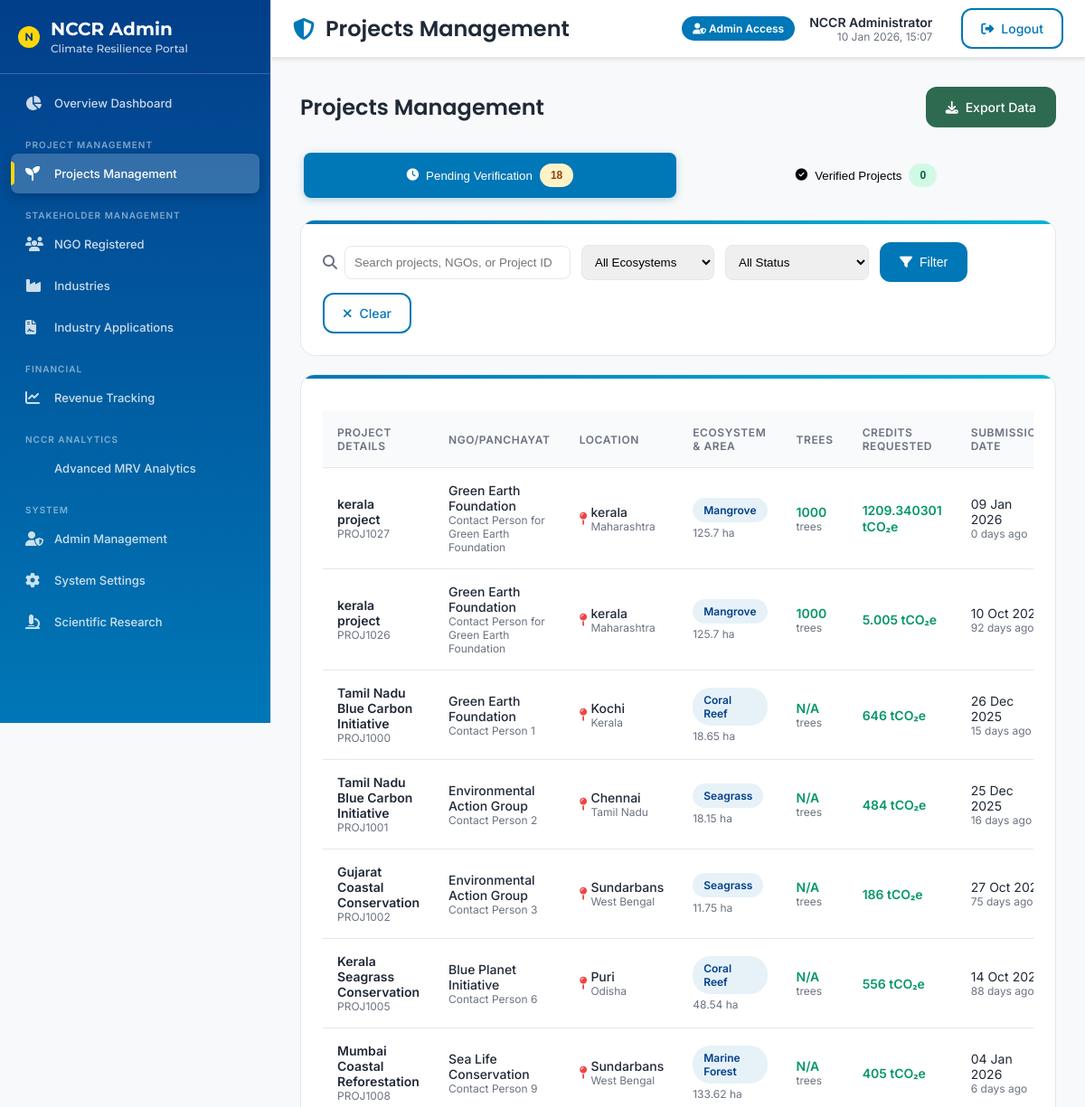
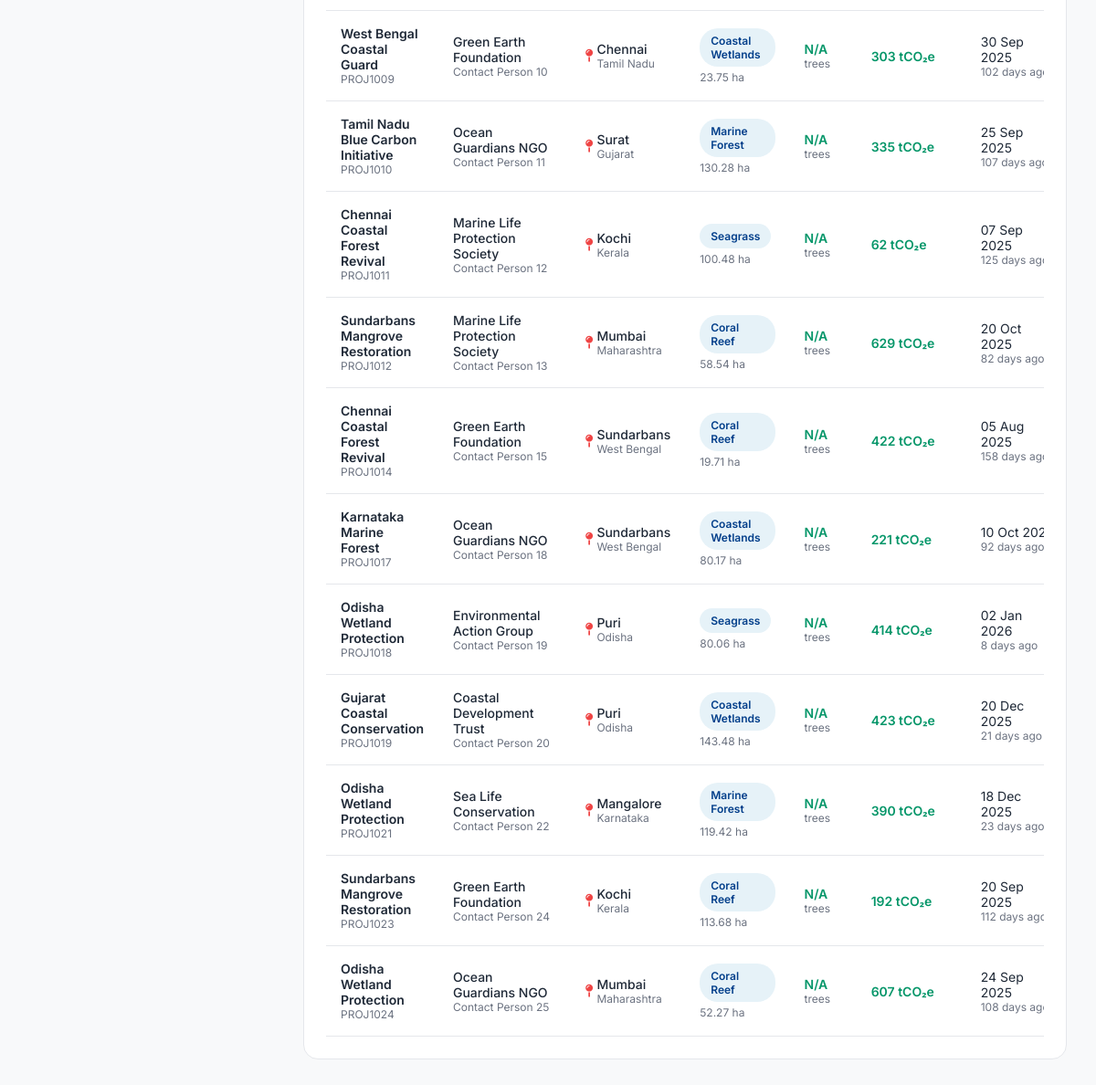
Screenshot of /admin/projects (signed in) with the database file from the repository (2 pictures, top to bottom).
### tables this page shows
CREATE TABLE projects (
        id TEXT PRIMARY KEY,
        name TEXT NOT NULL,
        ngo_name TEXT NOT NULL,
        ngo_id TEXT NOT NULL,
        description TEXT,
        ecosystem TEXT,
        start_date TEXT,
        area REAL,
        admin_area TEXT,
        species TEXT,
        number_of_trees INTEGER,
        carbon_credits REAL,
        location TEXT,
        status TEXT DEFAULT 'Pending Review',
        submission_date TEXT,
        credits_requested REAL,
        credits_approved REAL DEFAULT 0,
        contact_person TEXT,
        phone TEXT,
        email TEXT,
        state TEXT,
        district TEXT,
        created_at TEXT DEFAULT CURRENT_TIMESTAMP
    );

### app.py (the view)
@admin_bp.route("/projects")
@login_required(['admin'])
def projects_management():
    refresh_admin_data()
    logger.info(f"ADMIN PROJECTS VIEW: Total projects in system: {len(admin_projects_data)}")
    pending_projects = [p for p in admin_projects_data if p['status'] in ['Pending Review', 'Documents Missing', 'Under Verification']]
    verified_projects = [p for p in admin_projects_data if p['status'] == 'Verified']
    logger.info(f"ADMIN PROJECTS VIEW: Pending projects: {len(pending_projects)}, Verified projects: {len(verified_projects)}")
    recent_projects = sorted(admin_projects_data, key=lambda x: x.get('submission_date', datetime.now()), reverse=True)[:5]
    for proj in recent_projects:
        logger.info(f"RECENT PROJECT: {proj['id']} - {proj['name']} - Status: {proj['status']} - NGO: {proj['ngo_name']}")
    tab = request.args.get('tab', 'pending')  # pending or verified
    search = request.args.get('search', '')
    ecosystem_filter = request.args.get('ecosystem', '')
    status_filter = request.args.get('status', '')
    if tab == 'pending':
        projects = [p for p in admin_projects_data if p['status'] in ['Pending Review', 'Documents Missing', 'Under Verification']]
    else:
        projects = [p for p in admin_projects_data if p['status'] == 'Verified']
    if search:
        projects = [p for p in projects if search.lower() in p['name'].lower() or search.lower() in p['ngo_name'].lower() or search in p['id']]
    if ecosystem_filter:
        projects = [p for p in projects if p['ecosystem'] == ecosystem_filter]
    if status_filter:
        projects = [p for p in projects if p['status'] == status_filter]
    ecosystems = list(set(p['ecosystem'] for p in admin_projects_data))
    statuses = list(set(p['status'] for p in admin_projects_data))
    return render_template('admin/projects.html',
                         projects=projects,
                         tab=tab,
                         search=search,
                         ecosystems=ecosystems,
                         statuses=statuses,
                         ecosystem_filter=ecosystem_filter,
                         status_filter=status_filter,
                         datetime=datetime)

### templates/admin/projects.html (shortened to what this page needs)
{% extends 'admin_base.html' %}
{% set active='projects' %}
{% set title='Projects Management - NCCR Admin' %}
{% set header='Projects Management' %}
{% block content %}
<div class="admin-header">
    <h2 style="margin: 0; color: #1f2937;">Projects Management</h2>
    <div class="admin-actions">
        <a href="/admin/export/projects" class="btn secondary">
            <i class="fas fa-download"></i> Export Data
        </a>
    </div>
</div>
<div class="tabs">
    <button class="tab-btn {{ 'active' if tab == 'pending' else '' }}" onclick="switchTab('pending')">
        <i class="fas fa-clock"></i>
        Pending Verification
        <span class="badge warning">{{ projects|selectattr('status', 'in', ['Pending Review', 'Documents Missing', 'Under Verification'])|list|length }}</span>
    </button>
    <button class="tab-btn {{ 'active' if tab == 'verified' else '' }}" onclick="switchTab('verified')">
        <i class="fas fa-check-circle"></i>
        Verified Projects
        <span class="badge success">{{ projects|selectattr('status', 'equalto', 'Verified')|list|length }}</span>
    </button>
</div>
<div class="card" style="margin-bottom: 20px;">
    <form method="get" style="display: flex; gap: 12px; flex-wrap: wrap; align-items: center;">
        <div style="display: flex; gap: 8px; align-items: center;">
            <i class="fas fa-search" style="color: #6b7280;"></i>
            <input name="search" placeholder="Search projects, NGOs, or Project ID"
                   value="{{ search }}" style="padding: 10px; border: 1px solid #e5e7eb; border-radius: 8px; min-width: 250px;">
        </div>
        <select name="ecosystem" style="padding: 10px; border: 1px solid #e5e7eb; border-radius: 8px;">
            <option value="">All Ecosystems</option>
        </select>
        {% if tab == 'pending' %}
        <select name="status" style="padding: 10px; border: 1px solid #e5e7eb; border-radius: 8px;">
            <option value="">All Status</option>
        </select>
        {% endif %}
        <button type="submit" class="btn primary">
            <i class="fas fa-filter"></i> Filter
        </button>
        <a href="/admin/projects?tab={{ tab }}" class="btn outline">
            <i class="fas fa-times"></i> Clear
        </a>
    </form>
</div>
<div class="card">
    <div class="table-responsive">
        <table>
            <thead>
                <tr>
                    <th>Project Details</th>
                    <th>NGO/Panchayat</th>
                    <th>Location</th>
                    <th>Ecosystem & Area</th>
                    <th>Trees</th>
                    {% if tab == 'pending' %}
                    <th>Credits Requested</th>
                    <th>Submission Date</th>
                    {% else %}
                    <th>Credits Approved</th>
                    <th>Approval Date</th>
                    <th>Token ID</th>
                    {% endif %}
                </tr>
            </thead>
            <tbody>
                {% for project in projects %}
                <tr>
                    <td>
                        <div style="font-weight: 600; color: #1f2937;">{{ project.name }}</div>
                        <div style="font-size: 12px; color: #6b7280;">{{ project.id }}</div>
                    </td>
                    <td>
                        <div style="font-weight: 500;">{{ project.ngo_name }}</div>
                        <div style="font-size: 12px; color: #6b7280;">{{ project.contact_person }}</div>
                    </td>
                    <td>
                        <div style="display: flex; align-items: center; gap: 4px;">
                            <i class="fas fa-map-pin" style="color: #ef4444;"></i>
                            <div>
                                <div style="font-weight: 500;">{{ project.district }}</div>
                                <div style="font-size: 12px; color: #6b7280;">{{ project.state }}</div>
                            </div>
                        </div>
                    </td>
                    <td>
                        <div>
                            <span class="badge primary">{{ project.ecosystem }}</span>
                        </div>
                        <div style="font-size: 12px; color: #6b7280; margin-top: 4px;">{{ project.area }} ha</div>
                    </td>
                    <td>
                        <div style="font-weight: 600; color: #059669;">{{ project.number_of_trees or 'N/A' }}</div>
                        <div style="font-size: 12px; color: #6b7280;">trees</div>
                    </td>
                    {% if tab == 'pending' %}
                    <td>
                        <div style="font-weight: 600; color: #059669;">{{ project.credits_requested }} tCO₂e</div>
                    </td>
                    <td>
                        <div>{{ project.submission_date.strftime('%d %b %Y') }}</div>
                        <div style="font-size: 12px; color: #6b7280;">{{ (datetime.now() - project.submission_date).days }} days ago</div>
                    </td>
                    {% endif %}
                </tr>
                {% endfor %}
            </tbody>
        </table>
    </div>
</div>
{% endblock %}

### templates/admin_base.html (shortened to what this page needs)
<!DOCTYPE html>
<html lang="en">
<head>
    <link href="https://cdnjs.cloudflare.com/ajax/libs/font-awesome/6.4.0/css/all.min.css" rel="stylesheet">
    <link href="/static/css/admin.css" rel="stylesheet">
    <link href="{{ url_for('static', filename='css/responsive.css') }}" rel="stylesheet">
    <link href="{{ url_for('static', filename='css/universal-responsive.css') }}" rel="stylesheet">
    <link href="{{ url_for('static', filename='css/auto-responsive.css') }}" rel="stylesheet">
</head>
<body>
    <div class="app">
        <aside class="admin-sidebar" id="sidebar">
            <div class="admin-brand">
                <div class="nccr-logo">N</div>
                <div>
                    <div>NCCR Admin</div>
                    <div class="subtitle">Climate Resilience Portal</div>
                </div>
            </div>
            <nav class="admin-nav">
                <a href="/admin/" class="{% if active=='dashboard' %}active{% endif %}">
                    <i class="fas fa-chart-pie"></i>
                    Overview Dashboard
                </a>
                <div class="nav-section">Project Management</div>
                <a href="/admin/projects?tab=pending" class="{% if active=='projects' %}active{% endif %}">
                    <i class="fas fa-seedling"></i>
                    Projects Management
                </a>
                <div class="nav-section">Stakeholder Management</div>
                <a href="/admin/ngos" class="{% if active=='ngos' %}active{% endif %}">
                    <i class="fas fa-users"></i>
                    NGO Registered
                </a>
                <a href="/admin/industries" class="{% if active=='industries' %}active{% endif %}">
                    <i class="fas fa-industry"></i>
                    Industries
                </a>
                <a href="/admin/industries/applications" class="{% if active=='industry_applications' %}active{% endif %}">
                    <i class="fas fa-file-contract"></i>
                    Industry Applications
                </a>
                <div class="nav-section">Financial</div>
                <a href="/admin/revenue" class="{% if active=='revenue' %}active{% endif %}">
                    <i class="fas fa-chart-line"></i>
                    Revenue Tracking
                </a>
                <div class="nav-section">NCCR Analytics</div>
                <a href="/admin/nccr-tools" class="{% if active=='nccr_tools' %}active{% endif %}">
                    Advanced MRV Analytics
                </a>
                <div class="nav-section">System</div>
                <a href="/admin/admins" class="{% if active=='admins' %}active{% endif %}">
                    <i class="fas fa-user-shield"></i>
                    Admin Management
                </a>
                <a href="/admin/settings" class="{% if active=='settings' %}active{% endif %}">
                    <i class="fas fa-cog"></i>
                    System Settings
                </a>
                <a href="/admin/research/dashboard" class="{% if active=='research' %}active{% endif %}">
                    <i class="fas fa-microscope"></i>
                    Scientific Research
                </a>
            </nav>
        </aside>
        <header class="header">
            <h1>
                <i class="fas fa-shield-alt text-primary"></i>
                {{ header or 'NCCR Admin Portal' }}
            </h1>
            <div class="admin-info">
                <div class="admin-badge">
                    <i class="fas fa-user-shield"></i>
                    Admin Access
                </div>
                <div class="text-right">
                    <div class="admin-name">NCCR Administrator</div>
                    <div class="admin-timestamp">{{ now().strftime('%d %b %Y, %H:%M') if now() else 'Just now' }}</div>
                </div>
                <a href="{{ url_for('admin.logout') }}" class="btn outline" style="margin-left: 16px;">
                    <i class="fas fa-sign-out-alt"></i>
                    Logout
                </a>
            </div>
        </header>
        <main class="content">
            {% block content %}{% endblock %}
        </main>
    </div>
</body>
</html>

### rows the page displays
projects: name "kerala project", id "PROJ1027", ngo_name "Green Earth Foundation", contact_person "Contact Person for Green Earth Foundation", district "kerala", state "Maharashtra", ecosystem "Mangrove", area "125.7", number_of_trees "1000", credits_requested "1209.340301", submission_date "09 Jan 2026"
projects: name "kerala project", id "PROJ1026", ngo_name "Green Earth Foundation", contact_person "Contact Person for Green Earth Foundation", district "kerala", state "Maharashtra", ecosystem "Mangrove", area "125.7", number_of_trees "1000", credits_requested "5.005", submission_date "10 Oct…"

### other values shown
{{ header or 'NCCR Admin Portal' }} "Projects Management"
{{ projects|selectattr('status', 'equalto', 'Verified')|list|length }} "0"
{{ project.name }} "Tamil Nadu Blue Carbon Initiative" "Tamil Nadu Blue Carbon Initiative" "Gujarat Coastal Conservation" "Kerala Seagrass Conservation" "Mumbai Coastal Reforestation" "West Bengal Coastal Guard" "Tamil Nadu Blue Carbon Initiative" "Chennai Coastal Forest Revival" "Sundarbans Mangrove Restoration" "Chennai Coastal Forest Revival" "Karnataka Marine Forest" "Odisha Wetland Protection" "Gujarat Coastal Conservation" "Odisha Wetland Protection" "Sundarbans Mangrove Restoration" "Odisha Wetland Protection"
{{ project.id }} "PROJ1000" "PROJ1001" "PROJ1002" "PROJ1005" "PROJ1008" "PROJ1009" "PROJ1010" "PROJ1011" "PROJ1012" "PROJ1014" "PROJ1017" "PROJ1018" "PROJ1019" "PROJ1021" "PROJ1023" "PROJ1024"
{{ project.ngo_name }} "Green Earth Foundation" "Environmental Action Group" "Environmental Action Group" "Blue Planet Initiative" "Sea Life Conservation" "Green Earth Foundation" "Ocean Guardians NGO" "Marine Life Protection Society" "Marine Life Protection Society" "Green Earth Foundation" "Ocean Guardians NGO" "Environmental Action Group" "Coastal Development Trust" "Sea Life Conservation" "Green Earth Foundation" "Ocean Guardians NGO"
{{ project.contact_person }} "Contact Person 1" "Contact Person 2" "Contact Person 3" "Contact Person 6" "Contact Person 9" "Contact Person 10" "Contact Person 11" "Contact Person 12" "Contact Person 13" "Contact Person 15" "Contact Person 18" "Contact Person 19" "Contact Person 20" "Contact Person 22" "Contact Person 24" "Contact Person 25"
{{ project.district }} "Kochi" "Chennai" "Sundarbans" "Puri" "Sundarbans" "Chennai" "Surat" "Kochi" "Mumbai" "Sundarbans" "Sundarbans" "Puri" "Puri" "Mangalore" "Kochi" "Mumbai"
{{ project.state }} "Kerala" "Tamil Nadu" "West Bengal" "Odisha" "West Bengal" "Tamil Nadu" "Gujarat" "Kerala" "Maharashtra" "West Bengal" "West Bengal" "Odisha" "Odisha" "Karnataka" "Kerala" "Maharashtra"
{{ project.ecosystem }} "Coral Reef" "Seagrass" "Seagrass" "Coral Reef" "Marine Forest" "Coastal Wetlands" "Marine Forest" "Seagrass" "Coral Reef" "Coral Reef" "Coastal Wetlands" "Seagrass" "Coastal Wetlands" "Marine Forest" "Coral Reef" "Coral Reef"
{{ project.area }} "18.65" "18.15" "11.75" "48.54" "133.62" "23.75" "130.28" "100.48" "58.54" "19.71" "80.17" "80.06" "143.48" "119.42" "113.68" "52.27"
{{ project.number_of_trees or 'N/A' }} "N/A" "N/A" "N/A" "N/A" "N/A" "N/A" "N/A" "N/A" "N/A" "N/A" "N/A" "N/A" "N/A" "N/A" "N/A" "N/A"
{{ project.credits_requested }} "646" "484" "186" "556" "405" "303" "335" "62" "629" "422" "221" "414" "423" "390" "192" "607"
{{ project.submission_date.strftime('%d %b %Y') }} "26 Dec 2025" "25 Dec 2025" "27 Oct…" "14 Oct…" "04 Jan 2026" "30 Sep 2025" "25 Sep 2025" "07 Sep 2025" "20 Oct 2025" "05 Aug 2025" "10 Oct…" "02 Jan 2026" "20 Dec 2025" "18 Dec 2025" "20 Sep 2025" "24 Sep 2025"
